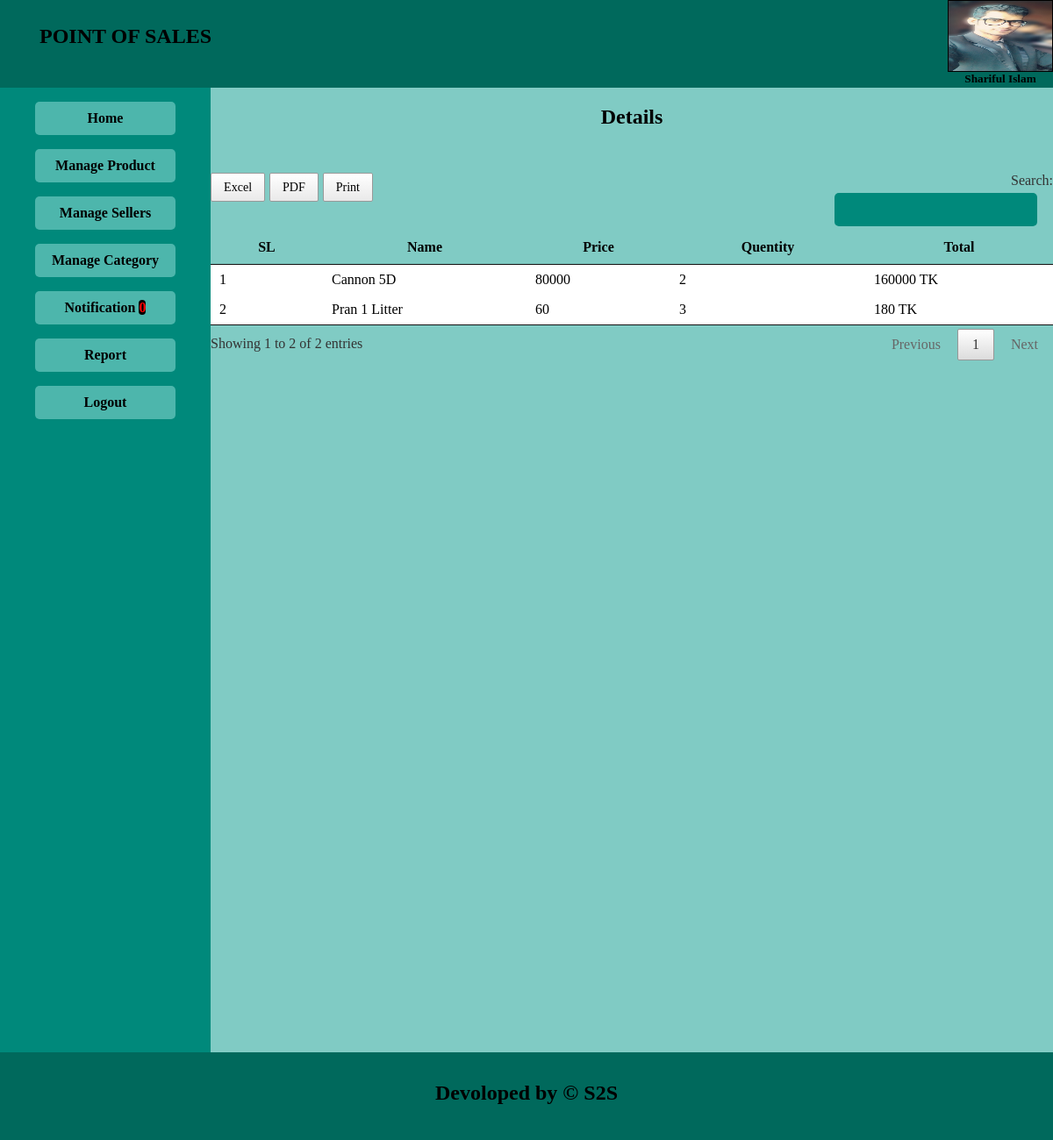
/admin/report_detaild.php?detailsid=mt09s29gj6nbhr9ia39bbfi9p7 (signed in), run on the app's committed database.
### tables this page shows
CREATE TABLE `sales_details` (
  `sale_id` int(11) NOT NULL,
  `product_id` int(11) NOT NULL,
  `product_price` float NOT NULL,
  `product_quantity` int(11) NOT NULL,
  `sessionid` varchar(255) NOT NULL,
  `sellerid` int(11) NOT NULL,
  `sale_date` varchar(20) NOT NULL
);

CREATE TABLE `products` (
  `id` int(11) NOT NULL,
  `name` varchar(50) NOT NULL,
  `subcategory_id` int(11) NOT NULL,
  `buy_price` float NOT NULL,
  `sale_price` float NOT NULL,
  `discount` int(11) NOT NULL,
  `quantity` float NOT NULL
);

### admin/report_detaild.php (the view, shortened to what this page needs)
<?php
if (isset($_GET['detailsid'])) {
    $idr = $_GET['detailsid'];
}
?>
<!DOCTYPE html>
<html>
<head>
	<link rel="stylesheet" type="text/css" href="css/style.css">
	<link href="calendar/jquery-ui.css" rel="stylesheet">
	<link rel="stylesheet" type="text/css" href="css/jquery.dataTables.min.css"/>
    <link rel="stylesheet" type="text/css" href="css/buttons.dataTables.min.css">
</head>
<body>
	<?php require("menu.php");?>
	<section>
		<h2 style="text-align: center;margin-bottom: 50px;"> Details</h2>
		<table id="table">
		<thead>
			<tr>
				<th>SL</th>
				<th>Name</th>
				<th>Price</th>
				<th>Quentity</th>
				<th>Total</th>
			</tr>
			</thead>
			<tbody>
			<?php
				$query="SELECT sales_details.*,products.* FROM sales_details,products WHERE sales_details.sessionid='$idr' AND sales_details.product_id=products.id";
			$con = mysqli_connect('localhost', 'root', '', 'dbpos') or die('Database not Found.');
				$exquery = mysqli_query($con,$query) or die('Somthing went wrong');
				$i=0;
        while ($result = mysqli_fetch_assoc($exquery)) {
           $i++;
				?>
				<tr>
			    <td><?php echo $i;?></td>
                <td><?php echo $result['name'];?></td>
                <td><?php echo $result['product_price'];?></td>
                <td><?php echo $result['product_quantity'];?></td>
                <td><?php
               $stotal = $result['product_price'] * $result['product_quantity'];
               echo $stotal;?>
                TK</td>
            </tr>
				<?php }?>
				</tbody>
			</table>
		</section>
		<footer>
			<h2 style="text-align: center;margin: 0;padding: 33px 0px;">Devoloped by &copy; S2S</h2>
		</footer>
	</body>
	</html>

### admin/css/style.css (style rules this page uses)
body { margin: 0; padding: 0; width:100%; height: 1200px; }
section { background: #80cbc4 ; width: 80%; overflow: hidden; height: 1100px; }
footer { background: #00695c ; width: 100%; height: 100px; }

### data on the page
sales_details: product.name "Cannon 5D", product_price "80000", product_quantity "2", stotal "160000"
sales_details: product.name "Pran 1 Litter", product_price "60", product_quantity "3", stotal "180"

### other printed values
$_SESSION['name'] "Shariful Islam…"
$val "0"
